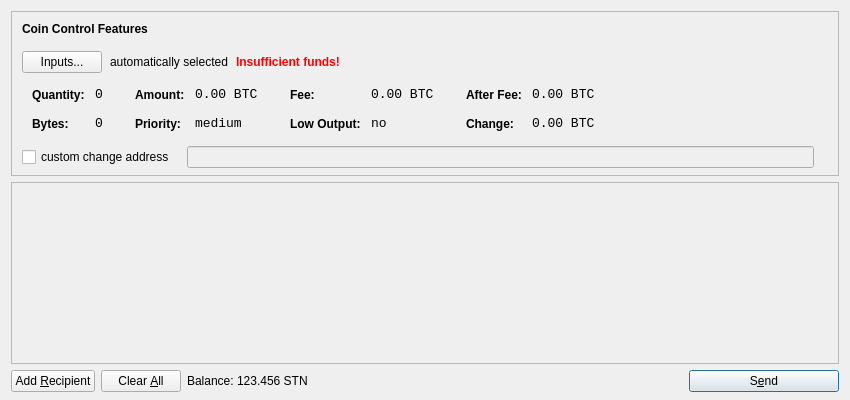
<?xml version="1.0" encoding="UTF-8"?>
<ui version="4.0">
 <class>SendCoinsDialog</class>
 <widget class="QDialog" name="SendCoinsDialog">
  <property name="geometry">
   <rect>
    <x>0</x>
    <y>0</y>
    <width>850</width>
    <height>400</height>
   </rect>
  </property>
  <property name="windowTitle">
   <string>Send Coins</string>
  </property>
  <layout class="QVBoxLayout" name="verticalLayout" stretch="0,1,0">
   <property name="bottomMargin">
    <number>8</number>
   </property>
   <item>
    <widget class="QFrame" name="frameCoinControl">
     <property name="sizePolicy">
      <sizepolicy hsizetype="Expanding" vsizetype="Expanding">
       <horstretch>0</horstretch>
       <verstretch>0</verstretch>
      </sizepolicy>
     </property>
     <property name="maximumSize">
      <size>
       <width>16777215</width>
       <height>16777215</height>
      </size>
     </property>
     <property name="frameShape">
      <enum>QFrame::StyledPanel</enum>
     </property>
     <property name="frameShadow">
      <enum>QFrame::Sunken</enum>
     </property>
     <layout class="QVBoxLayout" name="verticalLayoutCoinControl2">
      <property name="spacing">
       <number>-1</number>
      </property>
      <property name="leftMargin">
       <number>0</number>
      </property>
      <property name="topMargin">
       <number>0</number>
      </property>
      <property name="rightMargin">
       <number>0</number>
      </property>
      <property name="bottomMargin">
       <number>6</number>
      </property>
      <item>
       <layout class="QVBoxLayout" name="verticalLayoutCoinControl" stretch="0,0,0,0,1">
        <property name="spacing">
         <number>0</number>
        </property>
        <property name="leftMargin">
         <number>10</number>
        </property>
        <property name="topMargin">
         <number>10</number>
        </property>
        <item>
         <layout class="QHBoxLayout" name="horizontalLayoutCoinControl1">
          <property name="bottomMargin">
           <number>15</number>
          </property>
          <item>
           <widget class="QLabel" name="labelCoinControlFeatures">
            <property name="sizePolicy">
             <sizepolicy hsizetype="Preferred" vsizetype="Maximum">
              <horstretch>0</horstretch>
              <verstretch>0</verstretch>
             </sizepolicy>
            </property>
            <property name="font">
             <font>
              <weight>75</weight>
              <bold>true</bold>
             </font>
            </property>
            <property name="styleSheet">
             <string notr="true">font-weight:bold;</string>
            </property>
            <property name="text">
             <string>Coin Control Features</string>
            </property>
           </widget>
          </item>
         </layout>
        </item>
        <item>
         <layout class="QHBoxLayout" name="horizontalLayoutCoinControl2" stretch="0,0,0,0">
          <property name="spacing">
           <number>8</number>
          </property>
          <property name="bottomMargin">
           <number>10</number>
          </property>
          <item>
           <widget class="QPushButton" name="pushButtonCoinControl">
            <property name="styleSheet">
             <string notr="true"/>
            </property>
            <property name="text">
             <string>Inputs...</string>
            </property>
           </widget>
          </item>
          <item>
           <widget class="QLabel" name="labelCoinControlAutomaticallySelected">
            <property name="text">
             <string>automatically selected</string>
            </property>
            <property name="margin">
             <number>5</number>
            </property>
           </widget>
          </item>
          <item>
           <widget class="QLabel" name="labelCoinControlInsuffFunds">
            <property name="font">
             <font>
              <weight>75</weight>
              <bold>true</bold>
             </font>
            </property>
            <property name="styleSheet">
             <string notr="true">color:red;font-weight:bold;</string>
            </property>
            <property name="text">
             <string>Insufficient funds!</string>
            </property>
            <property name="margin">
             <number>5</number>
            </property>
           </widget>
          </item>
          <item>
           <spacer name="horizontalSpacerCoinControl">
            <property name="orientation">
             <enum>Qt::Horizontal</enum>
            </property>
            <property name="sizeHint" stdset="0">
             <size>
              <width>40</width>
              <height>1</height>
             </size>
            </property>
           </spacer>
          </item>
         </layout>
        </item>
        <item>
         <widget class="QWidget" name="widgetCoinControl" native="true">
          <property name="sizePolicy">
           <sizepolicy hsizetype="Preferred" vsizetype="Preferred">
            <horstretch>0</horstretch>
            <verstretch>0</verstretch>
           </sizepolicy>
          </property>
          <property name="minimumSize">
           <size>
            <width>0</width>
            <height>0</height>
           </size>
          </property>
          <property name="styleSheet">
           <string notr="true"/>
          </property>
          <layout class="QHBoxLayout" name="horizontalLayoutCoinControl5">
           <property name="margin">
            <number>0</number>
           </property>
           <item>
            <layout class="QHBoxLayout" name="horizontalLayoutCoinControl3" stretch="0,0,0,1">
             <property name="spacing">
              <number>20</number>
             </property>
             <property name="topMargin">
              <number>0</number>
             </property>
             <property name="bottomMargin">
              <number>10</number>
             </property>
             <item>
              <layout class="QFormLayout" name="formLayoutCoinControl1">
               <property name="horizontalSpacing">
                <number>10</number>
               </property>
               <property name="verticalSpacing">
                <number>14</number>
               </property>
               <property name="leftMargin">
                <number>10</number>
               </property>
               <property name="topMargin">
                <number>4</number>
               </property>
               <property name="rightMargin">
                <number>6</number>
               </property>
               <item row="0" column="0">
                <widget class="QLabel" name="labelCoinControlQuantityText">
                 <property name="styleSheet">
                  <string notr="true">font-weight:bold;</string>
                 </property>
                 <property name="text">
                  <string>Quantity:</string>
                 </property>
                 <property name="margin">
                  <number>0</number>
                 </property>
                </widget>
               </item>
               <item row="0" column="1">
                <widget class="QLabel" name="labelCoinControlQuantity">
                 <property name="font">
                  <font>
                   <family>Monospace</family>
                   <pointsize>10</pointsize>
                  </font>
                 </property>
                 <property name="cursor">
                  <cursorShape>IBeamCursor</cursorShape>
                 </property>
                 <property name="contextMenuPolicy">
                  <enum>Qt::ActionsContextMenu</enum>
                 </property>
                 <property name="text">
                  <string notr="true">0</string>
                 </property>
                 <property name="margin">
                  <number>0</number>
                 </property>
                 <property name="textInteractionFlags">
                  <set>Qt::LinksAccessibleByMouse|Qt::TextSelectableByKeyboard|Qt::TextSelectableByMouse</set>
                 </property>
                </widget>
               </item>
               <item row="1" column="0">
                <widget class="QLabel" name="labelCoinControlBytesText">
                 <property name="styleSheet">
                  <string notr="true">font-weight:bold;</string>
                 </property>
                 <property name="text">
                  <string>Bytes:</string>
                 </property>
                </widget>
               </item>
               <item row="1" column="1">
                <widget class="QLabel" name="labelCoinControlBytes">
                 <property name="font">
                  <font>
                   <family>Monospace</family>
                   <pointsize>10</pointsize>
                  </font>
                 </property>
                 <property name="cursor">
                  <cursorShape>IBeamCursor</cursorShape>
                 </property>
                 <property name="contextMenuPolicy">
                  <enum>Qt::ActionsContextMenu</enum>
                 </property>
                 <property name="text">
                  <string notr="true">0</string>
                 </property>
                 <property name="textInteractionFlags">
                  <set>Qt::LinksAccessibleByMouse|Qt::TextSelectableByKeyboard|Qt::TextSelectableByMouse</set>
                 </property>
                </widget>
               </item>
              </layout>
             </item>
             <item>
              <layout class="QFormLayout" name="formLayoutCoinControl2">
               <property name="horizontalSpacing">
                <number>10</number>
               </property>
               <property name="verticalSpacing">
                <number>14</number>
               </property>
               <property name="leftMargin">
                <number>6</number>
               </property>
               <property name="topMargin">
                <number>4</number>
               </property>
               <property name="rightMargin">
                <number>6</number>
               </property>
               <item row="0" column="0">
                <widget class="QLabel" name="labelCoinControlAmountText">
                 <property name="styleSheet">
                  <string notr="true">font-weight:bold;</string>
                 </property>
                 <property name="text">
                  <string>Amount:</string>
                 </property>
                 <property name="margin">
                  <number>0</number>
                 </property>
                </widget>
               </item>
               <item row="0" column="1">
                <widget class="QLabel" name="labelCoinControlAmount">
                 <property name="font">
                  <font>
                   <family>Monospace</family>
                   <pointsize>10</pointsize>
                  </font>
                 </property>
                 <property name="cursor">
                  <cursorShape>IBeamCursor</cursorShape>
                 </property>
                 <property name="contextMenuPolicy">
                  <enum>Qt::ActionsContextMenu</enum>
                 </property>
                 <property name="text">
                  <string notr="true">0.00 BTC</string>
                 </property>
                 <property name="textInteractionFlags">
                  <set>Qt::LinksAccessibleByMouse|Qt::TextSelectableByKeyboard|Qt::TextSelectableByMouse</set>
                 </property>
                </widget>
               </item>
               <item row="1" column="0">
                <widget class="QLabel" name="labelCoinControlPriorityText">
                 <property name="styleSheet">
                  <string notr="true">font-weight:bold;</string>
                 </property>
                 <property name="text">
                  <string>Priority:</string>
                 </property>
                </widget>
               </item>
               <item row="1" column="1">
                <widget class="QLabel" name="labelCoinControlPriority">
                 <property name="font">
                  <font>
                   <family>Monospace</family>
                   <pointsize>10</pointsize>
                  </font>
                 </property>
                 <property name="cursor">
                  <cursorShape>IBeamCursor</cursorShape>
                 </property>
                 <property name="contextMenuPolicy">
                  <enum>Qt::ActionsContextMenu</enum>
                 </property>
                 <property name="text">
                  <string>medium</string>
                 </property>
                 <property name="textInteractionFlags">
                  <set>Qt::LinksAccessibleByMouse|Qt::TextSelectableByKeyboard|Qt::TextSelectableByMouse</set>
                 </property>
                </widget>
               </item>
              </layout>
             </item>
             <item>
              <layout class="QFormLayout" name="formLayoutCoinControl3">
               <property name="horizontalSpacing">
                <number>10</number>
               </property>
               <property name="verticalSpacing">
                <number>14</number>
               </property>
               <property name="leftMargin">
                <number>6</number>
               </property>
               <property name="topMargin">
                <number>4</number>
               </property>
               <property name="rightMargin">
                <number>6</number>
               </property>
               <item row="0" column="0">
                <widget class="QLabel" name="labelCoinControlFeeText">
                 <property name="styleSheet">
                  <string notr="true">font-weight:bold;</string>
                 </property>
                 <property name="text">
                  <string>Fee:</string>
                 </property>
                 <property name="margin">
                  <number>0</number>
                 </property>
                </widget>
               </item>
               <item row="0" column="1">
                <widget class="QLabel" name="labelCoinControlFee">
                 <property name="font">
                  <font>
                   <family>Monospace</family>
                   <pointsize>10</pointsize>
                  </font>
                 </property>
                 <property name="cursor">
                  <cursorShape>IBeamCursor</cursorShape>
                 </property>
                 <property name="contextMenuPolicy">
                  <enum>Qt::ActionsContextMenu</enum>
                 </property>
                 <property name="text">
                  <string notr="true">0.00 BTC</string>
                 </property>
                 <property name="textInteractionFlags">
                  <set>Qt::LinksAccessibleByMouse|Qt::TextSelectableByKeyboard|Qt::TextSelectableByMouse</set>
                 </property>
                </widget>
               </item>
               <item row="1" column="0">
                <widget class="QLabel" name="labelCoinControlLowOutputText">
                 <property name="styleSheet">
                  <string notr="true">font-weight:bold;</string>
                 </property>
                 <property name="text">
                  <string>Low Output:</string>
                 </property>
                </widget>
               </item>
               <item row="1" column="1">
                <widget class="QLabel" name="labelCoinControlLowOutput">
                 <property name="font">
                  <font>
                   <family>Monospace</family>
                   <pointsize>10</pointsize>
                  </font>
                 </property>
                 <property name="cursor">
                  <cursorShape>IBeamCursor</cursorShape>
                 </property>
                 <property name="contextMenuPolicy">
                  <enum>Qt::ActionsContextMenu</enum>
                 </property>
                 <property name="text">
                  <string>no</string>
                 </property>
                 <property name="textInteractionFlags">
                  <set>Qt::LinksAccessibleByMouse|Qt::TextSelectableByKeyboard|Qt::TextSelectableByMouse</set>
                 </property>
                </widget>
               </item>
              </layout>
             </item>
             <item>
              <layout class="QFormLayout" name="formLayoutCoinControl4">
               <property name="horizontalSpacing">
                <number>10</number>
               </property>
               <property name="verticalSpacing">
                <number>14</number>
               </property>
               <property name="leftMargin">
                <number>6</number>
               </property>
               <property name="topMargin">
                <number>4</number>
               </property>
               <property name="rightMargin">
                <number>6</number>
               </property>
               <item row="0" column="0">
                <widget class="QLabel" name="labelCoinControlAfterFeeText">
                 <property name="styleSheet">
                  <string notr="true">font-weight:bold;</string>
                 </property>
                 <property name="text">
                  <string>After Fee:</string>
                 </property>
                 <property name="margin">
                  <number>0</number>
                 </property>
                </widget>
               </item>
               <item row="0" column="1">
                <widget class="QLabel" name="labelCoinControlAfterFee">
                 <property name="font">
                  <font>
                   <family>Monospace</family>
                   <pointsize>10</pointsize>
                  </font>
                 </property>
                 <property name="cursor">
                  <cursorShape>IBeamCursor</cursorShape>
                 </property>
                 <property name="contextMenuPolicy">
                  <enum>Qt::ActionsContextMenu</enum>
                 </property>
                 <property name="text">
                  <string notr="true">0.00 BTC</string>
                 </property>
                 <property name="textInteractionFlags">
                  <set>Qt::LinksAccessibleByMouse|Qt::TextSelectableByKeyboard|Qt::TextSelectableByMouse</set>
                 </property>
                </widget>
               </item>
               <item row="1" column="0">
                <widget class="QLabel" name="labelCoinControlChangeText">
                 <property name="styleSheet">
                  <string notr="true">font-weight:bold;</string>
                 </property>
                 <property name="text">
                  <string>Change:</string>
                 </property>
                </widget>
               </item>
               <item row="1" column="1">
                <widget class="QLabel" name="labelCoinControlChange">
                 <property name="font">
                  <font>
                   <family>Monospace</family>
                   <pointsize>10</pointsize>
                  </font>
                 </property>
                 <property name="cursor">
                  <cursorShape>IBeamCursor</cursorShape>
                 </property>
                 <property name="contextMenuPolicy">
                  <enum>Qt::ActionsContextMenu</enum>
                 </property>
                 <property name="text">
                  <string notr="true">0.00 BTC</string>
                 </property>
                 <property name="textInteractionFlags">
                  <set>Qt::LinksAccessibleByMouse|Qt::TextSelectableByKeyboard|Qt::TextSelectableByMouse</set>
                 </property>
                </widget>
               </item>
              </layout>
             </item>
            </layout>
           </item>
          </layout>
         </widget>
        </item>
        <item>
         <layout class="QHBoxLayout" name="horizontalLayoutCoinControl4" stretch="0,0,0">
          <property name="spacing">
           <number>12</number>
          </property>
          <property name="sizeConstraint">
           <enum>QLayout::SetDefaultConstraint</enum>
          </property>
          <property name="topMargin">
           <number>5</number>
          </property>
          <property name="rightMargin">
           <number>5</number>
          </property>
          <item>
           <widget class="QCheckBox" name="checkBoxCoinControlChange">
            <property name="text">
             <string>custom change address</string>
            </property>
           </widget>
          </item>
          <item>
           <widget class="QLineEdit" name="lineEditCoinControlChange">
            <property name="enabled">
             <bool>false</bool>
            </property>
            <property name="sizePolicy">
             <sizepolicy hsizetype="Expanding" vsizetype="Fixed">
              <horstretch>0</horstretch>
              <verstretch>0</verstretch>
             </sizepolicy>
            </property>
           </widget>
          </item>
          <item>
           <widget class="QLabel" name="labelCoinControlChangeLabel">
            <property name="sizePolicy">
             <sizepolicy hsizetype="Preferred" vsizetype="Expanding">
              <horstretch>0</horstretch>
              <verstretch>0</verstretch>
             </sizepolicy>
            </property>
            <property name="minimumSize">
             <size>
              <width>0</width>
              <height>0</height>
             </size>
            </property>
            <property name="text">
             <string/>
            </property>
            <property name="margin">
             <number>3</number>
            </property>
           </widget>
          </item>
         </layout>
        </item>
        <item>
         <spacer name="verticalSpacerCoinControl">
          <property name="orientation">
           <enum>Qt::Vertical</enum>
          </property>
          <property name="sizeHint" stdset="0">
           <size>
            <width>800</width>
            <height>1</height>
           </size>
          </property>
         </spacer>
        </item>
       </layout>
      </item>
     </layout>
    </widget>
   </item>
   <item>
    <widget class="QScrollArea" name="scrollArea">
     <property name="widgetResizable">
      <bool>true</bool>
     </property>
     <widget class="QWidget" name="scrollAreaWidgetContents">
      <property name="geometry">
       <rect>
        <x>0</x>
        <y>0</y>
        <width>830</width>
        <height>165</height>
       </rect>
      </property>
      <layout class="QVBoxLayout" name="verticalLayout_2">
       <property name="margin">
        <number>0</number>
       </property>
       <item>
        <layout class="QVBoxLayout" name="entries">
         <property name="spacing">
          <number>6</number>
         </property>
        </layout>
       </item>
       <item>
        <spacer name="verticalSpacer">
         <property name="orientation">
          <enum>Qt::Vertical</enum>
         </property>
         <property name="sizeHint" stdset="0">
          <size>
           <width>20</width>
           <height>40</height>
          </size>
         </property>
        </spacer>
       </item>
      </layout>
     </widget>
    </widget>
   </item>
   <item>
    <layout class="QHBoxLayout" name="horizontalLayout">
     <item>
      <widget class="QPushButton" name="addButton">
       <property name="toolTip">
        <string>Send to multiple recipients at once</string>
       </property>
       <property name="text">
        <string>Add &amp;Recipient</string>
       </property>
       <property name="icon">
        <iconset resource="../bitcoin.qrc">
         <normaloff>:/icons/add</normaloff>:/icons/add</iconset>
       </property>
       <property name="autoDefault">
        <bool>false</bool>
       </property>
      </widget>
     </item>
     <item>
      <widget class="QPushButton" name="clearButton">
       <property name="sizePolicy">
        <sizepolicy hsizetype="Minimum" vsizetype="Fixed">
         <horstretch>0</horstretch>
         <verstretch>0</verstretch>
        </sizepolicy>
       </property>
       <property name="toolTip">
        <string>Remove all transaction fields</string>
       </property>
       <property name="text">
        <string>Clear &amp;All</string>
       </property>
       <property name="icon">
        <iconset resource="../bitcoin.qrc">
         <normaloff>:/icons/remove</normaloff>:/icons/remove</iconset>
       </property>
       <property name="autoRepeatDelay">
        <number>300</number>
       </property>
       <property name="autoDefault">
        <bool>false</bool>
       </property>
      </widget>
     </item>
     <item>
      <layout class="QHBoxLayout" name="horizontalLayout_2">
       <property name="spacing">
        <number>3</number>
       </property>
       <item>
        <widget class="QLabel" name="label">
         <property name="text">
          <string>Balance:</string>
         </property>
        </widget>
       </item>
       <item>
        <widget class="QLabel" name="labelBalance">
         <property name="cursor">
          <cursorShape>IBeamCursor</cursorShape>
         </property>
         <property name="text">
          <string>123.456 STN</string>
         </property>
         <property name="textInteractionFlags">
          <set>Qt::LinksAccessibleByMouse|Qt::TextSelectableByKeyboard|Qt::TextSelectableByMouse</set>
         </property>
        </widget>
       </item>
      </layout>
     </item>
     <item>
      <spacer name="horizontalSpacer">
       <property name="orientation">
        <enum>Qt::Horizontal</enum>
       </property>
       <property name="sizeHint" stdset="0">
        <size>
         <width>40</width>
         <height>20</height>
        </size>
       </property>
      </spacer>
     </item>
     <item>
      <widget class="QPushButton" name="sendButton">
       <property name="minimumSize">
        <size>
         <width>150</width>
         <height>0</height>
        </size>
       </property>
       <property name="toolTip">
        <string>Confirm the send action</string>
       </property>
       <property name="text">
        <string>S&amp;end</string>
       </property>
       <property name="icon">
        <iconset resource="../bitcoin.qrc">
         <normaloff>:/icons/send</normaloff>:/icons/send</iconset>
       </property>
       <property name="default">
        <bool>true</bool>
       </property>
      </widget>
     </item>
    </layout>
   </item>
  </layout>
 </widget>
 <resources>
  <include location="../bitcoin.qrc"/>
 </resources>
 <connections/>
</ui>
